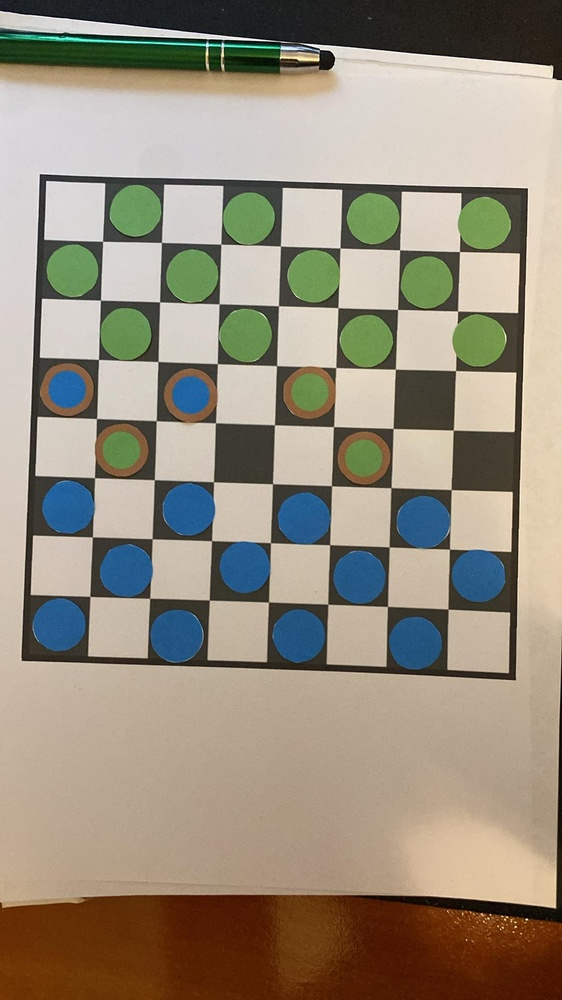
#> input picture My_app/cv_optimised/plansza.jpg, 562 x 1000 px, shrunk from 1080 x 1920 before the run
$ python -i test.py   (imports and definitions only)
#> lines starting #> are read from the running program, lines starting #| are printed output that depends on the picture
import copy
import cv2
import numpy as np
from math import atan2, cos, sin, sqrt, pi
import os

class ImageProcess:
    def __init__(self, image):
        self.param1 = 70#regulacja
        self.param2 = 15#regulacja
        self.fields1 = self.fields2 = []
        self.FieldTable = [[1 for j in range(8)] for i in range(8)]
        self.img = image
        self.imageSplit()

    def imageSplit(self):
        # Przygotowanie obrazu do oceny, przekształcenie na odcienie szarości
        self.edgesImage = cv2.cvtColor(self.img, cv2.COLOR_BGR2GRAY)
        # Zastosowanie filtru medianowego
        self.edgesImage = cv2.medianBlur(self.edgesImage, 5)
        # Lub zastosowanie rozmycia Gaussowskiego

        # Algorytm Otsu do automatycznego wyznaczania progu binaryzacji, todo do sprawdzenia jak sobie radzi
        self.edgesImage = cv2.Canny(self.edgesImage, self.param1, self.param2)

        # Pobranie rozmiaru obrazu
        rows, cols, depth = self.img.shape
        # Obrót o 180 stopni
        matrix = cv2.getRotationMatrix2D((cols / 2, rows / 2), -180, 1)
        self.trimmed = cv2.warpAffine(self.img, matrix, (cols, rows))

        # Zbiór punktów na podstawie których wycinamy pionki
        dic = self.pointsToCut(rows, cols)
        #Przygotowanie wycinków wszystkich punktów
        self.cutAndSaveBoardFields(dic, rows, cols)

    def cutAndSaveBoardFields(self, dic, rows, cols):
        for i in range(8):
            for j in range(8):
                if (i + j) % 2 == 1:
                    x1 = dic[i, j][0] - 10 if (dic[i, j][0] - 10) > 0 else dic[i, j][0]
                    y1 = dic[i, j][1] - 10 if (dic[i, j][1] - 10) > 0 else dic[i, j][1]
                    x2 = dic[i, j][0] + int(cols/8) + 10 if (dic[i, j][0] + int(cols/8) + 10) < cols else dic[i, j][0] + int(cols/8)
                    y2 = dic[i, j][1] + int(rows/8) + 10 if (dic[i, j][1] + int(rows/8) + 10) < rows else dic[i, j][1] + int(rows/8)
                    self.FieldTable[i][j] = self.trimmed[y1:y2, x1:x2]

    def pointsToCut(self, rows, cols):
        points = []
        for i in range(1, rows - int(rows/8/2), int(rows/8)):
            for j in range(1, cols - int(cols/8/2), int(cols/8)):
                points.append([j, i])
        dic = {}
        for i in range(8):
            for j in range(8):
                dic[i, j] = points[8 * i + j]
        return dic

    def frame_table(self):
        # Pusta tablica, w ktorej beda pionki
        result = [[0 for _ in range(8)] for _ in range(8)]
        for i in range(8):
            for j in range(8):
                if (i + j) % 2 == 1:
                    # Wyszukiwanie pionka, określanie koloru oraz typu
                    result[i][j] = self.searchForPawn(self.FieldTable[i][j], [i, j])
        return self.valueForPawn(result)

    def valueForPawn(self, board):
        """
        1 - > WHITE
        2 - > WHITE_KING
        -1 - > BLACK
        -2 - > BLACK_KING
        """
        for i in range(8):
            for j in range(8):
                if board[i][j] == 1:
                    board[i][j] = 1
                elif board[i][j] == -1:
                    board[i][j] = -1
                elif board[i][j] == 2:
                    board[i][j] = 2
                elif board[i][j] == -2:
                    board[i][j] = -2
                else:
                    board[i][j] = 0

        return np.rot90(board, k=2)

    def checkIsKing(self, img, radius, circle):
        # Sprawdzenie, czy pionek jest krolowka
        circles = cv2.HoughCircles(img, cv2.HOUGH_GRADIENT, 1, 20, param1=50, param2=23 , minRadius= int(radius/2), maxRadius= int(radius - 0.2 * radius))
        if circles is None or not self.checkCircleIsCorrectKing(radius, circle, circles):
            return False
        else:
            return True

    # [10 lines left out: function checkCircleIsCorrectKing, not called in this run]

    def checkCircleIsCorrect(self, img, circles):
        # Sprawdzenie poprawnosci znalezionych okregow
        contours, _ = cv2.findContours(img, cv2.RETR_EXTERNAL, cv2.CHAIN_APPROX_SIMPLE)
        maxCont = max(contours, key=cv2.contourArea)
        x, y, w, h = cv2.boundingRect(maxCont)
        for i in circles[0]:
            if (w + 0.1 * w > 2 * i[2] or h + 0.1 * h > 2 * i[2]) and (w * 0.3 < i[2] or h * 0.3 < i[2]):
                return True, i
        return False, []

    def searchForPawn(self, img, pos):
        # Przygotowanie obrazu do oceny
        img_color = copy.deepcopy(img)
        img = cv2.cvtColor(img, cv2.COLOR_BGR2GRAY)
        img_gray = copy.deepcopy(img)
        img = cv2.medianBlur(img, 5)
        img_copy = copy.deepcopy(img)
        # Transformacja Hougha do znalezienia okręgów na obrazie, todo dodanie ustawiania
        circles = cv2.HoughCircles(copy.deepcopy(img), cv2.HOUGH_GRADIENT, 1, 20, param1=150, param2=24, minRadius=0,
                                   maxRadius=100)
        # Nie ma okregow, to 0
        if circles is not None:
            # Na inty
            circles = np.uint16(np.around(circles))
            # Rysowanie do testów
            for i in circles[0, :]:
                cv2.circle(img, (i[0], i[1]), i[2], (255, 255, 255), 2)
            # board.showActualImage(img, 'circles')
            # Sprawdzenie okregow, wybranie najbardziej prawdopodobnego
            isGood, circle = self.checkCircleIsCorrect(img_gray, circles)
            if not isGood:
                return 0
        else:
            return 0
        # Rysowanie jak poszło wyszukiwanie okregow

        radius = circle[2]
        # Ocena, czy na obrazie znajduje sie drugi okrag - damka
        isKing = self.checkIsKing(img_copy, radius, circle)
        # Obliczenie sredniej pikseli wokol srodka okregu
        d = int(circle[2] / 1.6)
        x = circle[0]
        y = circle[1]
        suma = [0, 0, 0]
        x_p = y - d if y - d > 0 else 0
        y_p = x - d if x - d > 0 else 0
        for row in img_color[x_p:y + d, y_p:x + d]:
            for px in row:
                suma[0] += px[0]
                suma[1] += px[1]
                suma[2] += px[2]

        if suma[0] > suma[1]:
            return 2 if isKing else 1
        else:
            return -2 if isKing else -1

class Board:
    # [4 lines left out: function __init__, not called in this run]

    def setNewAttribute(self, image):
        self.image = image
        self.gray = cv2.cvtColor(image, cv2.COLOR_BGR2GRAY)

    # [84 lines left out: functions getOnlyBoard, ImproveOrientation, getOrientation, checkImageIsCovered, not called in this run]

    def setNewAttribute(self, image):
        self.image = image
        self.gray = cv2.cvtColor(image, cv2.COLOR_BGR2GRAY)

    # [6 lines left out: function showActualImage, not called in this run]

>>> import cv2
>>> picture = cv2.imread('plansza.jpg')
#> picture is the input picture: shape (1000, 562, 3); mean B, G, R 125.8, 142.2, 151.6
>>> result = ImageProcess(picture).frame_table()
#> in imageSplit, `self.edgesImage = cv2.cvtColor(self.img, cv2.COLOR_BGR2GRAY)`:
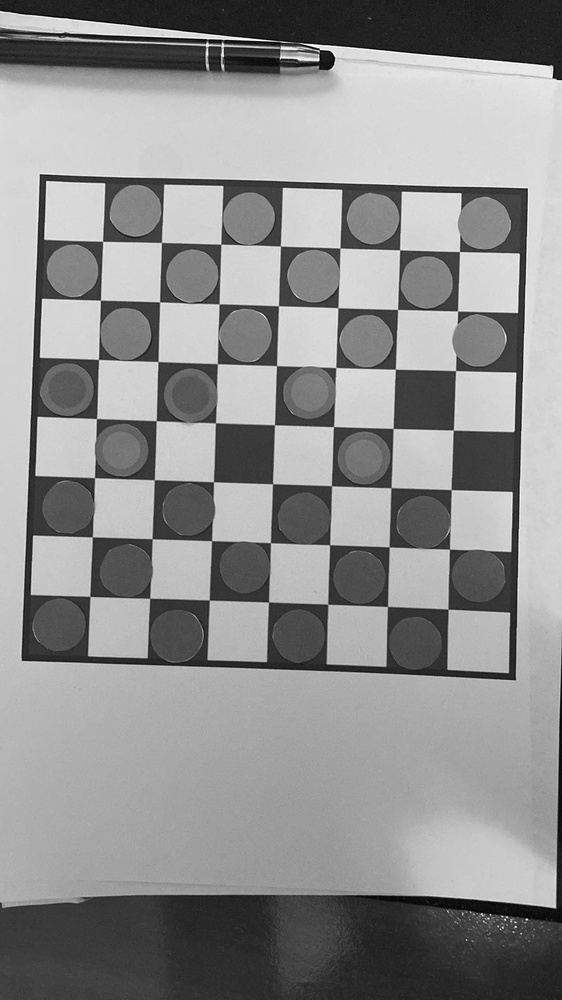
#> self.edgesImage: shape (1000, 562); min 0, max 255, mean 143.1
#> in imageSplit, `self.edgesImage = cv2.Canny(self.edgesImage, self.param1, self.param2)`:
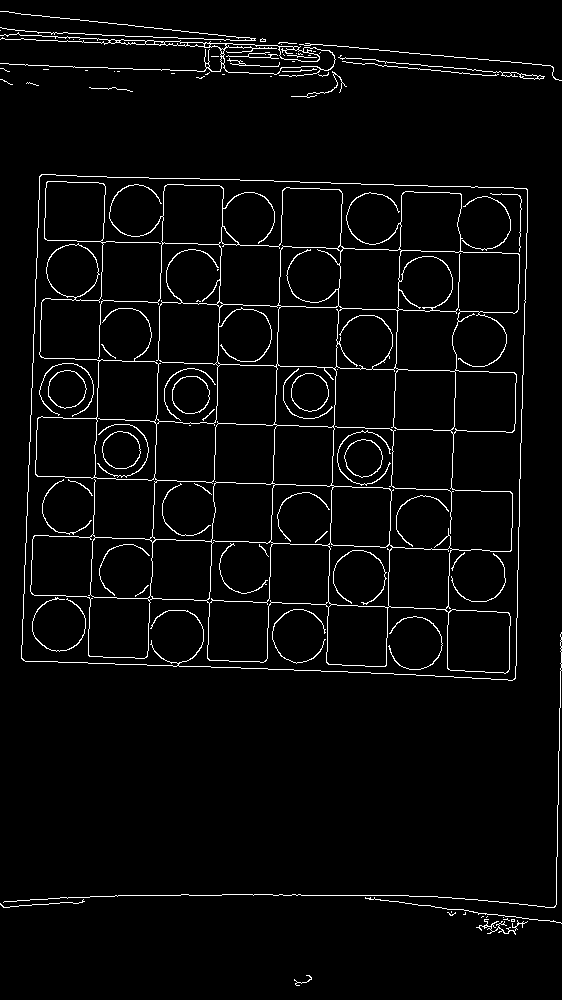
#> self.edgesImage: shape (1000, 562); 3.5% white in thin lines or dots
#> in imageSplit, `self.trimmed = cv2.warpAffine(self.img, matrix, (cols, rows))`:
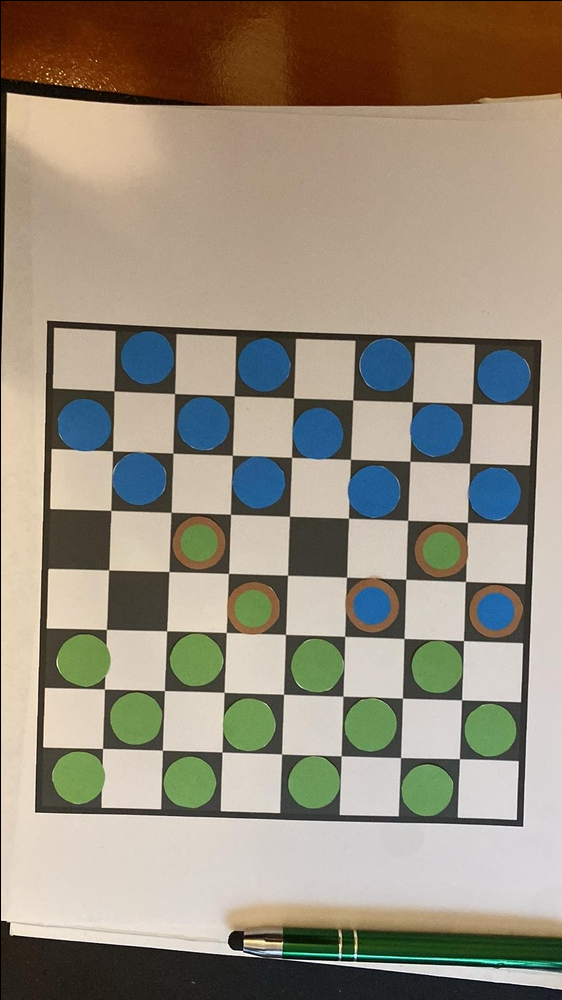
#> self.trimmed: shape (1000, 562, 3); mean B, G, R 125.5, 141.8, 151.2
#> after the loop in cutAndSaveBoardFields, `for i in range(8):`: self.FieldTable = 8 items
#> the loop in frame_table, `for i in range(8):` made 8 passes
#> pass 1, in searchForPawn, `img_color = copy.deepcopy(img)`:
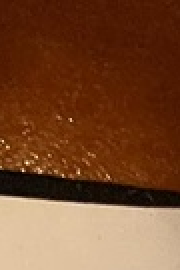
#> img_color: shape (135, 90, 3) (shown 2 times larger); mean of channels 0, 1, 2 43.7, 73.6, 119.6; drawn as B, G, R
#> pass 1, in searchForPawn, `img = cv2.cvtColor(img, cv2.COLOR_BGR2GRAY)`:
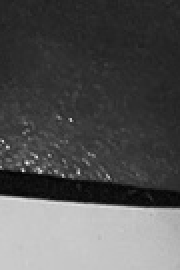
#> img: shape (135, 90) (shown 2 times larger); min 2, max 237, mean 84
#> pass 1, in searchForPawn (call 2), `img_color = copy.deepcopy(img)`:
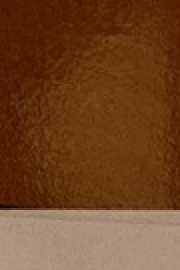
#> img_color: shape (135, 90, 3) (shown 2 times larger); mean of channels 0, 1, 2 35.1, 68.6, 111.7; drawn as B, G, R
#> after the loop in frame_table, `for i in range(8):`: result = [[0, 0, 0, 0, 0, 0, 0, 0], [0, 0, 0, 0, 0, 0, 0, 0], [0, 0, 0, 0, 0, 1, 0, 0], [0, 0, 1, 0, 0, 0, 1, 0], [0, 0, 0, 0, 0, 0, 0, 0], [0, 0, -1, 0, 0, 0, 0, 0], [0, 0, 0, 0, 0, 0, 0, 0], [0, 0, 0, 0, 0, 0, 0, 0]]
#> after the loop in valueForPawn, `for i in range(8):`: board has the same summary as result in frame_table
